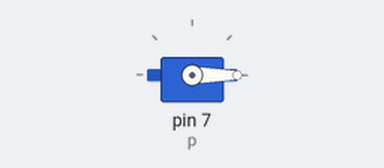
The program below on a simulated Raspberry Pi (header pin numbers). Parts: servo. Servo angles are drawn from the pulse width (0.5 ms = 0°, 2.5 ms = 180°); what the program prints to the terminal is not drawn.

Above: at 0.05 s.
Timing chart, 0 to 4.6 s (numbered marks = the images above):
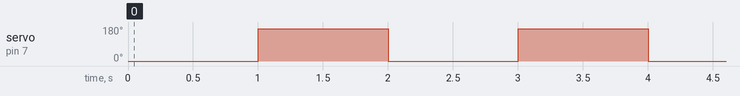

The program:

newServo.py
```python
import RPi.GPIO as GPIO
import time
GPIO.setmode(GPIO.BOARD)
#Connect the yellow cable to GPIO pin 18
GPIO.setup(7, GPIO.OUT)
#Connect the ground to the 7th top pin starting from the left
#Connect the V5 to the first top pin starting from the left
f = 50
t = (1 / f)

p = GPIO.PWM(7, f)
p.start(2.5)
try:
    while True:
        print "spinning"
        p.ChangeDutyCycle(2.5)
        time.sleep(1)
        p.ChangeDutyCycle(12)
        time.sleep(1)
except KeyboardInterrupt:
	p.stop()
	GPIO.cleanup()
```

Measured:
- by itself, servo on pin 7 (p): alternates 171° for 1.0 s and 0° for 1.0 s
